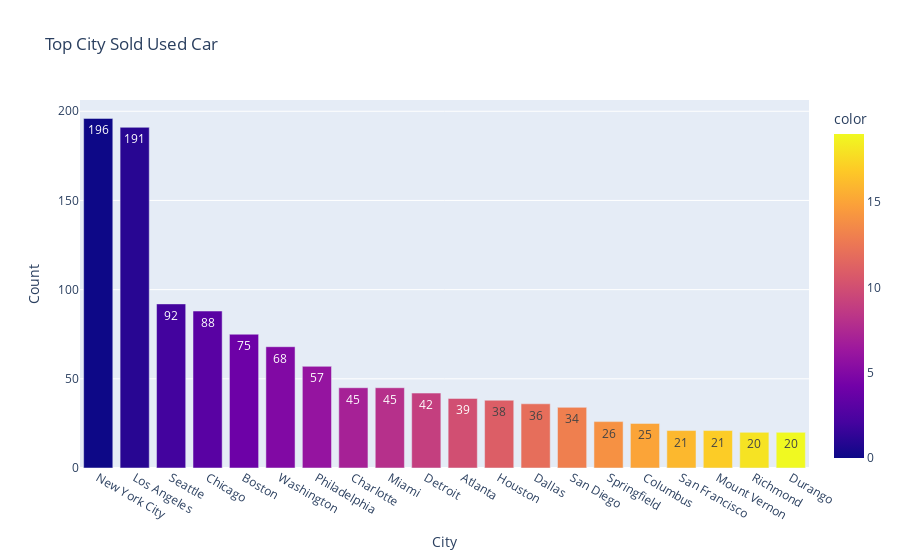

Source (notebook cell):
### Code cell
iplot(px.bar(df['City'].value_counts().sort_values(ascending=False)[:20],
             color=df['City'][:20].index,
             title='Top City Sold Used Car',
             labels={'value':'Count'},
             text_auto=True
))

### Figure 1 — Plotly figure (JSON) as saved in the notebook; plotly's stock layout.template omitted (floating-point values rounded to 4 significant figures)
{"data": [{"alignmentgroup": "True", "hovertemplate": "City=%{x}<br>Count=%{y}<br>color=%{marker.color}<extra></extra>", "legendgroup": "", "marker": {"color": [0, 1, 2, 3, 4, 5, 6, 7, 8, 9, 10, 11, 12, 13, 14, 15, 16, 17, 18, 19], "coloraxis": "coloraxis", "pattern": {"shape": ""}}, "name": "", "offsetgroup": "", "orientation": "v", "showlegend": false, "textposition": "auto", "texttemplate": "%{y}", "type": "bar", "x": ["New York City", "Los Angeles", "Seattle", "Chicago", "Boston", "Washington", "Philadelphia", "Charlotte", "Miami", "Detroit", "Atlanta", "Houston", "Dallas", "San Diego", "Springfield", "Columbus", "San Francisco", "Mount Vernon", "Richmond", "Durango"], "xaxis": "x", "y": [196, 191, 92, 88, 75, 68, 57, 45, 45, 42, 39, 38, 36, 34, 26, 25, 21, 21, 20, 20], "yaxis": "y"}], "layout": {"barmode": "relative", "coloraxis": {"colorbar": {"title": {"text": "color"}}, "colorscale": [[0, "#0d0887"], [0.1111, "#46039f"], [0.2222, "#7201a8"], [0.3333, "#9c179e"], [0.4444, "#bd3786"], [0.5556, "#d8576b"], [0.6667, "#ed7953"], [0.7778, "#fb9f3a"], [0.8889, "#fdca26"], [1, "#f0f921"]]}, "legend": {"tracegroupgap": 0}, "title": {"text": "Top City Sold Used Car"}, "xaxis": {"anchor": "y", "domain": [0, 1], "title": {"text": "City"}}, "yaxis": {"anchor": "x", "domain": [0, 1], "title": {"text": "Count"}}}}
